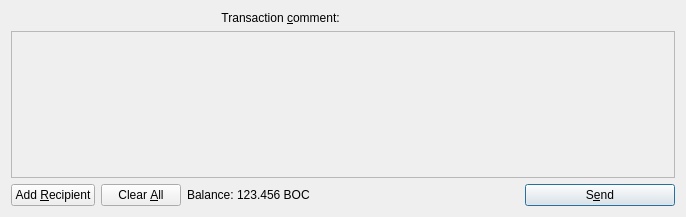
<?xml version="1.0" encoding="UTF-8"?>
<ui version="4.0">
 <class>SendCoinsDialog</class>
 <widget class="QDialog" name="SendCoinsDialog">
  <property name="geometry">
   <rect>
    <x>0</x>
    <y>0</y>
    <width>686</width>
    <height>217</height>
   </rect>
  </property>
  <property name="windowTitle">
   <string>Send Coins</string>
  </property>
  <layout class="QVBoxLayout" name="verticalLayout">
   <item>
    <layout class="QHBoxLayout" name="horizontalLayoutTxComment">
     <property name="spacing">
      <number>0</number>
     </property>
     <item>
      <widget class="QLabel" name="labelTxComment">
       <property name="text">
        <string>Transaction &amp;comment: </string>
       </property>
       <property name="alignment">
        <set>Qt::AlignLeading|Qt::AlignLeft|Qt::AlignRight|Qt::AlignTrailing|Qt::AlignVCenter</set>
       </property>
       <property name="buddy">
        <cstring>editTxComment</cstring>
       </property>
      </widget>
     </item>
     <item>
      <widget class="QValidatedLineEdit" name="editTxComment" native="true">
       <property name="enabled">
        <bool>true</bool>
       </property>
       <property name="toolTip">
        <string>Enter a transaction comment  (MAX 256 Characters) (Note: this information is public)</string>
       </property>
      </widget>
     </item>
    </layout>
   </item>
   <item>
    <widget class="QScrollArea" name="scrollArea">
     <property name="widgetResizable">
      <bool>true</bool>
     </property>
     <widget class="QWidget" name="scrollAreaWidgetContents">
      <property name="geometry">
       <rect>
        <x>0</x>
        <y>0</y>
        <width>666</width>
        <height>145</height>
       </rect>
      </property>
      <layout class="QVBoxLayout" name="verticalLayout_2">
       <property name="leftMargin">
        <number>0</number>
       </property>
       <property name="topMargin">
        <number>0</number>
       </property>
       <property name="rightMargin">
        <number>0</number>
       </property>
       <property name="bottomMargin">
        <number>0</number>
       </property>
       <item>
        <layout class="QVBoxLayout" name="entries">
         <property name="spacing">
          <number>6</number>
         </property>
        </layout>
       </item>
       <item>
        <spacer name="verticalSpacer">
         <property name="orientation">
          <enum>Qt::Vertical</enum>
         </property>
         <property name="sizeHint" stdset="0">
          <size>
           <width>20</width>
           <height>40</height>
          </size>
         </property>
        </spacer>
       </item>
      </layout>
     </widget>
    </widget>
   </item>
   <item>
    <layout class="QHBoxLayout" name="horizontalLayout">
     <item>
      <widget class="QPushButton" name="addButton">
       <property name="toolTip">
        <string>Send to multiple recipients at once</string>
       </property>
       <property name="text">
        <string>Add &amp;Recipient</string>
       </property>
       <property name="icon">
        <iconset resource="../Sovereign.qrc">
         <normaloff>:/icons/add</normaloff>:/icons/add</iconset>
       </property>
       <property name="autoDefault">
        <bool>false</bool>
       </property>
      </widget>
     </item>
     <item>
      <widget class="QPushButton" name="clearButton">
       <property name="sizePolicy">
        <sizepolicy hsizetype="Minimum" vsizetype="Fixed">
         <horstretch>0</horstretch>
         <verstretch>0</verstretch>
        </sizepolicy>
       </property>
       <property name="toolTip">
        <string>Remove all transaction fields</string>
       </property>
       <property name="text">
        <string>Clear &amp;All</string>
       </property>
       <property name="icon">
        <iconset resource="../Sovereign.qrc">
         <normaloff>:/icons/remove</normaloff>:/icons/remove</iconset>
       </property>
       <property name="autoRepeatDelay">
        <number>300</number>
       </property>
       <property name="autoDefault">
        <bool>false</bool>
       </property>
      </widget>
     </item>
     <item>
      <layout class="QHBoxLayout" name="horizontalLayout_2">
       <property name="spacing">
        <number>3</number>
       </property>
       <item>
        <widget class="QLabel" name="label">
         <property name="text">
          <string>Balance:</string>
         </property>
        </widget>
       </item>
       <item>
        <widget class="QLabel" name="labelBalance">
         <property name="cursor">
          <cursorShape>IBeamCursor</cursorShape>
         </property>
         <property name="text">
          <string>123.456 BOC</string>
         </property>
         <property name="textInteractionFlags">
          <set>Qt::LinksAccessibleByMouse|Qt::TextSelectableByKeyboard|Qt::TextSelectableByMouse</set>
         </property>
        </widget>
       </item>
      </layout>
     </item>
     <item>
      <spacer name="horizontalSpacer">
       <property name="orientation">
        <enum>Qt::Horizontal</enum>
       </property>
       <property name="sizeHint" stdset="0">
        <size>
         <width>40</width>
         <height>20</height>
        </size>
       </property>
      </spacer>
     </item>
     <item>
      <widget class="QPushButton" name="sendButton">
       <property name="minimumSize">
        <size>
         <width>150</width>
         <height>0</height>
        </size>
       </property>
       <property name="toolTip">
        <string>Confirm the send action</string>
       </property>
       <property name="text">
        <string>S&amp;end</string>
       </property>
       <property name="icon">
        <iconset resource="../Sovereign.qrc">
         <normaloff>:/icons/send</normaloff>:/icons/send</iconset>
       </property>
       <property name="default">
        <bool>true</bool>
       </property>
      </widget>
     </item>
    </layout>
   </item>
  </layout>
 </widget>
 <customwidgets>
  <customwidget>
   <class>QValidatedLineEdit</class>
   <extends>QWidget</extends>
   <header>qvalidatedlineedit.h</header>
  </customwidget>
 </customwidgets>
 <resources>
  <include location="../Sovereign.qrc"/>
 </resources>
 <connections/>
</ui>
